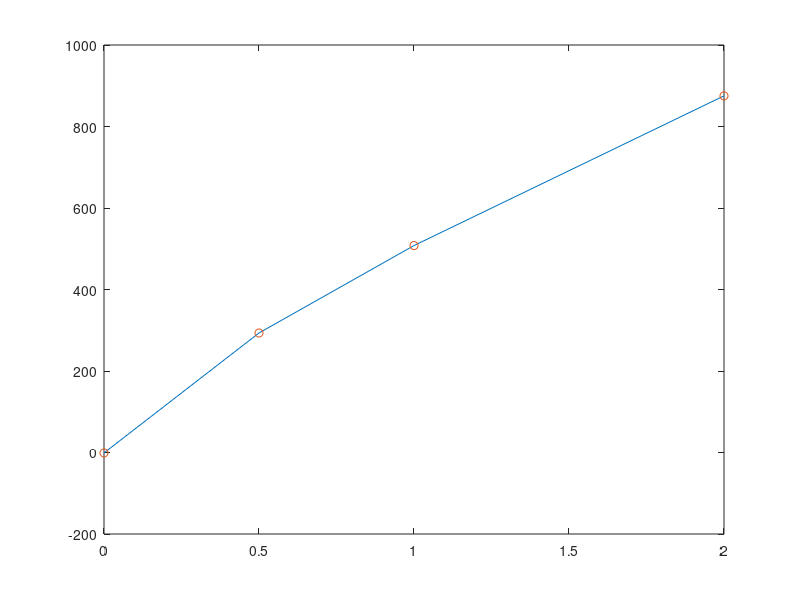

This chart was generated by the following MATLAB code: (Note: this script raises an error after producing the figure.)
function fit_linear_calculate;

cd '\\winfs-uni.top.gwdg.de\srizzol$\MATLAB';

scale(:,1)=[0.0000
0.5000
1.0000
2.0000];

scale(:,2)=[-1.0720
293.2900
507.8500
875.2000];


plot(scale(:,1),scale(:,2)); line(scale(:,1),scale(:,2),'linestyle','none','marker','o');

probes=[408.8700
573.4700
481.1900
580.8600];

probes_plus=[971.0700
998.0800];



%      opts = fitoptions('y0+a*x');
%      opts.Startpoint=[0 0];
%      opts.Lower=[0 0];
     
     ftype=fittype('y0+a*x');%,'options',opts);
     
     gfit=fit(scale(:,1),scale(:,2),ftype);
     
     y0=gfit.y0;
     a=gfit.a; 
     
     
     siz=size(scale);
     for i=1:siz(1)
         lines(i)=y0+a*scale(i,1);
     end;
     line(scale(:,1),lines, 'color','r');
         
         
         
         
     probes_val=(probes-y0)./a;
     probes_plus_val=(probes_plus-y0)./a;
     
     matrix=[];
     
     matrix(1:numel(probes_val),1)=probes_val;
     matrix(1:numel(probes_plus_val),2)=probes_plus_val
     
     dlmwrite('matrix.txt',matrix);
     
     
     
     
     